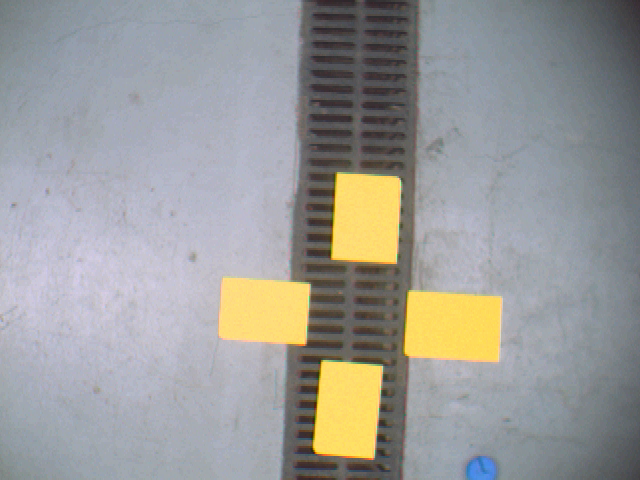
#> input picture 8-color_classification/yellowtargets.png, 640 x 480 px
$ python classification.py
#> lines starting #> are read from the running program, lines starting #| are printed output that depends on the picture
import cv2
import os
import numpy as np
import matplotlib.pyplot as plt
from mpl_toolkits.mplot3d import Axes3D

# Reading the image
dir_path = os.path.dirname(os.path.realpath(__file__))
img_path = os.path.join(dir_path, "yellowtargets.png")
img = cv2.imread(img_path)
#> img is the input picture: shape (480, 640, 3); mean B, G, R 153.5, 155.1, 154.9
img = cv2.cvtColor(img, cv2.COLOR_BGR2RGB)

# ----- Chromaticity -----
# Splitting into RGB channels
R, G, B = cv2.split(img)
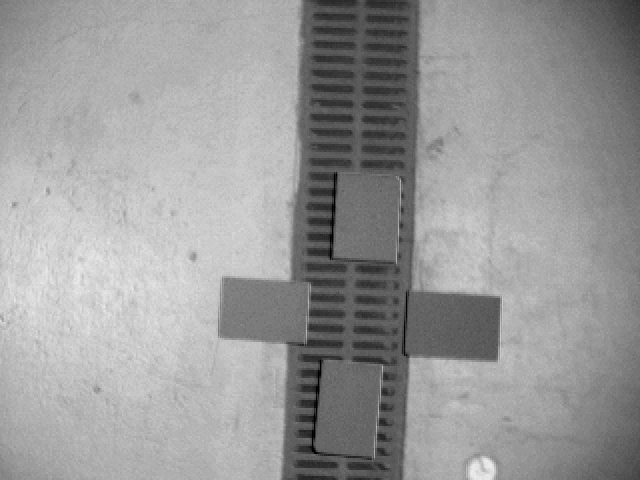
#> B: shape (480, 640); min 0, max 238, mean 153.5

# Computing the chromaticity planes
Y =  R + G + B
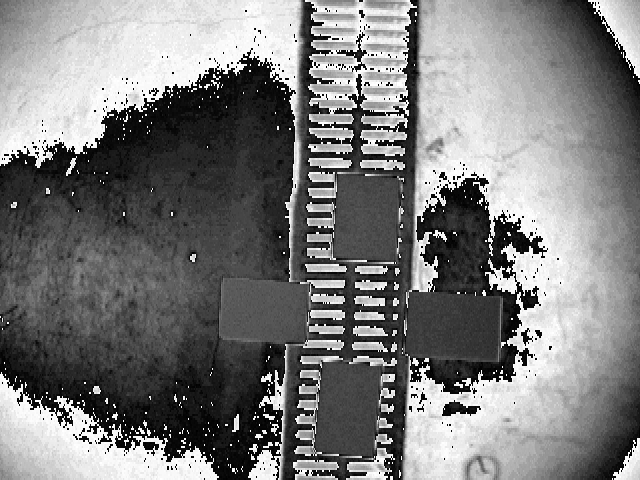
#> Y: shape (480, 640); min 0, max 255, mean 123.2
mask = Y > 0  # Valid where Y is not zero
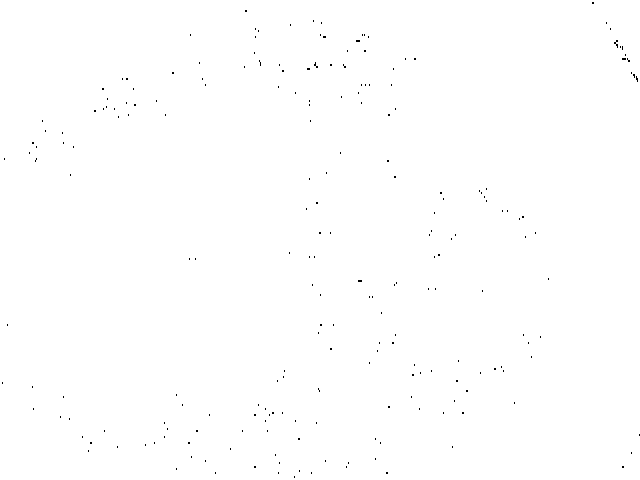
#> mask: shape (480, 640) bool; 99.8% white; black in thin lines or dots

r = np.zeros_like(R, dtype=float)
g = np.zeros_like(G, dtype=float)

r[mask] = R[mask] / Y[mask]
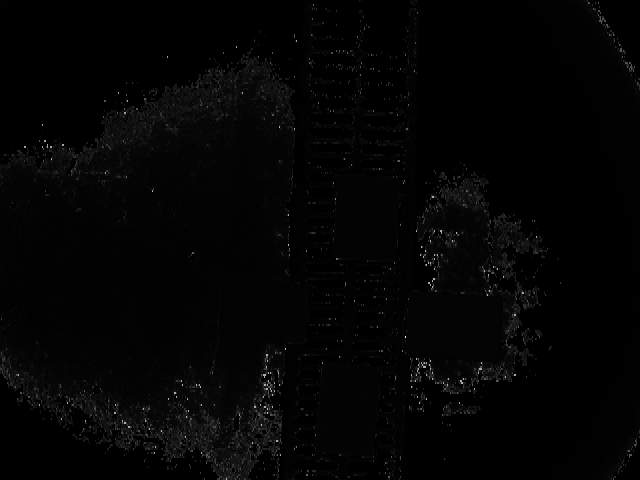
#> r: shape (480, 640) float64; min 0, max 248, mean 4.3
g[mask] = G[mask] / Y[mask]

# Rescale r and g to 0-255 for visualization and plot
x_rescaled = (r * 255).astype(np.uint8)
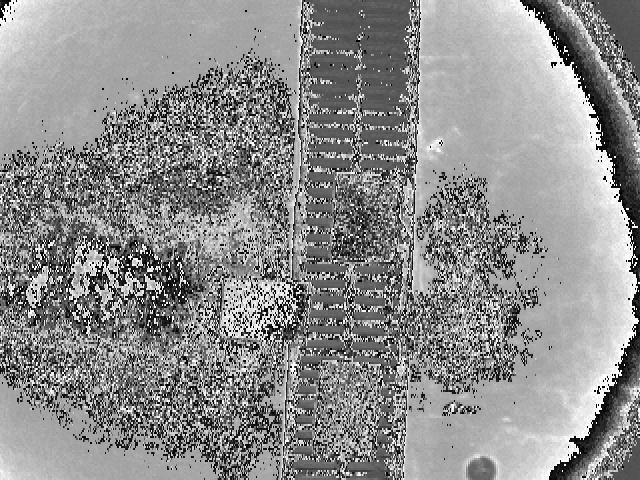
#> x_rescaled: shape (480, 640); min 0, max 255, mean 140.7
y_rescaled = (g * 255).astype(np.uint8)
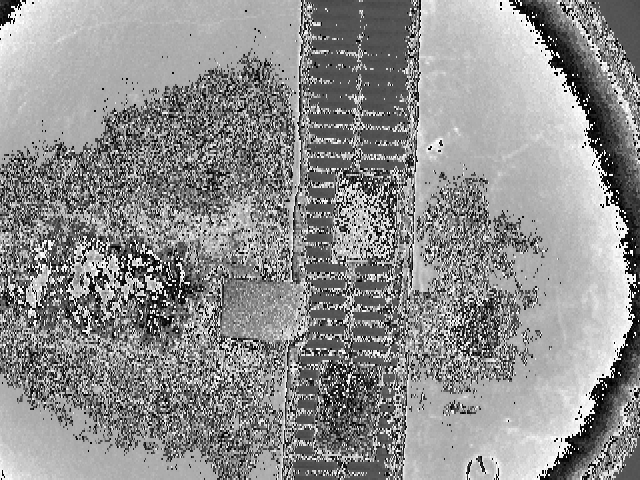
#> y_rescaled: shape (480, 640); min 0, max 255, mean 142.3

plt.figure(figsize=(12, 6))

# Chromaticity r-plane
plt.subplot(1, 2, 1)
plt.imshow(x_rescaled, cmap="Reds")
plt.title("Chromaticity Plane - r (Red Proportion)")
plt.colorbar(label="Intensity (0-255)")

# Chromaticity g-plane
plt.subplot(1, 2, 2)
plt.imshow(y_rescaled, cmap="Greens")
plt.title("Chromaticity Plane - g (Green Proportion)")
plt.colorbar(label="Intensity (0-255)")

plt.tight_layout()
# plt.show()

# Flatten the chromaticity coordinates for clustering
chromaticity = np.stack([r.flatten(), g.flatten()], axis=1)
#> chromaticity = 307200 pairs, first value 0 to 248, second value 0 to 200
#> `# plt.show()`:
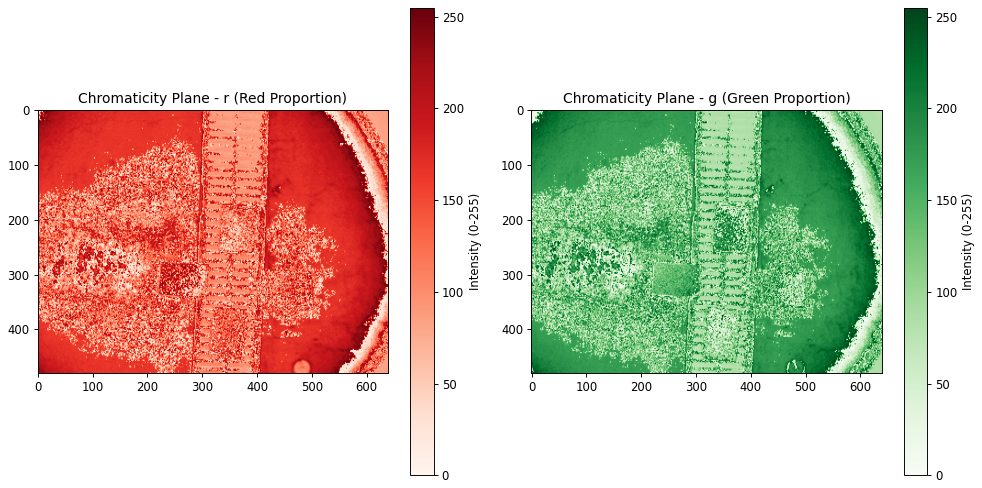
#> figure drawn by matplotlib, 4 panels

# [21 lines of commented-out code are left out]
